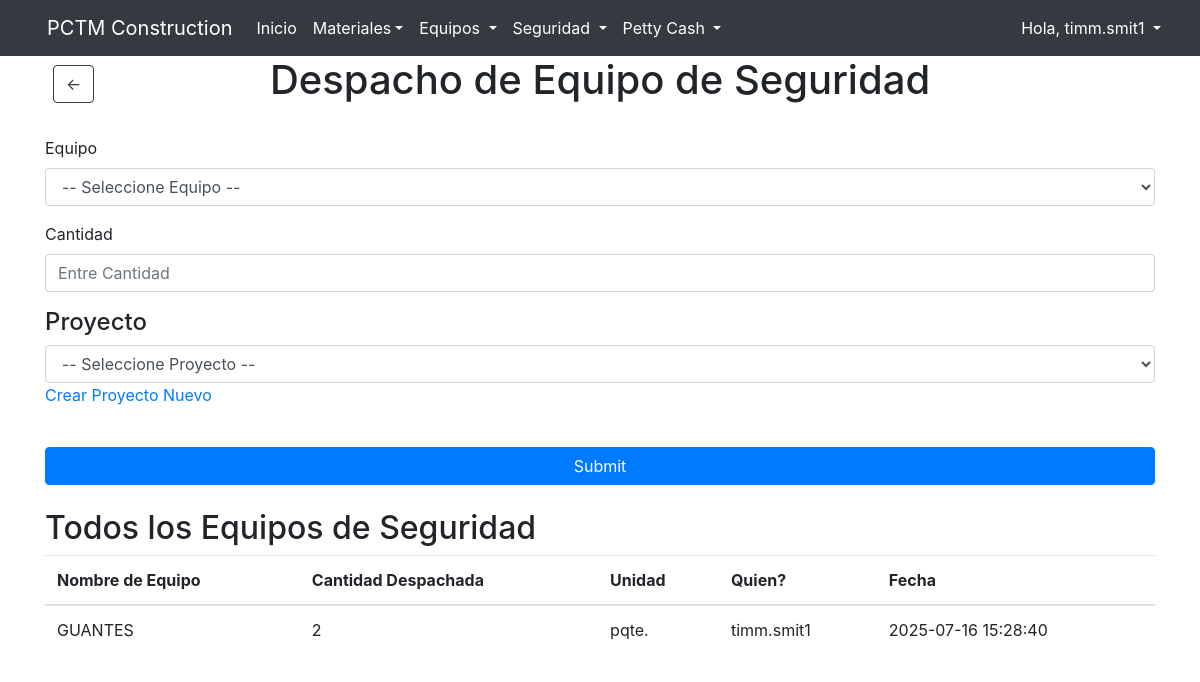
The app's page /equip_seguridad_disp (signed in) with its own data.
### website/models.py (models this page shows)
class User(db.Model, UserMixin):
    id = db.Column(db.Integer, primary_key=True)
    email = db.Column(db.String(150), unique = True)
    username = db.Column(db.String(10), unique = True)
    password = db.Column(db.String(150))
    first_name = db.Column(db.String(150))
    last_name = db.Column(db.String(150))
    group = db.Column(db.String(50), default='standard')

class EquipSeguridadDisp(db.Model):
    id = db.Column(db.Integer, primary_key = True)
    qty = db.Column(db.Integer)
    equip_id = db.Column(db.Integer, db.ForeignKey('equip_seguridad.id'), nullable=False)
    equipseguridad_name = db.relationship('EquipSeguridad', backref='equip_seguridad_disp')
    project_id = db.Column(db.Integer, db.ForeignKey('projects.id'), nullable=False)
    project = db.relationship('Projects', backref='equip_seguridad_disp')
    user_id = db.Column(db.Integer, db.ForeignKey('user.id'))
    user = db.relationship('User', backref = 'equip_seguridad_disp')
    date = db.Column(db.DateTime(timezone=True), default=func.now())

class EquipSeguridad(db.Model):
    id = db.Column(db.Integer, primary_key = True)
    name = db.Column(db.String(50))
    qty = db.Column(db.Integer)
    unit = db.Column(db.String(0))

### website/views.py (the view, shortened to what this page needs)
@views.route('/equip_seguridad_disp', methods=['GET', 'POST'])
@login_required
def equip_seguridad_disp():
    all_equip_seg = EquipSeguridad.query.all()
    all_equip_seg_disp = EquipSeguridadDisp.query.all()
    all_projects = Projects.query.all()
    sorted_dispatches = EquipSeguridadDisp.query.order_by(EquipSeguridadDisp.date.desc()).all()
    return render_template("equip_seg_disp.html", user = current_user, all_equip_seg = all_equip_seg, all_equip_seg_disp = all_equip_seg_disp, all_projects = all_projects, sorted_dispatches = sorted_dispatches)

### website/templates/equip_seg_disp.html (shortened to what this page needs)
{% extends "base.html"%} {% block title %}PCTM Construction{% endblock %}
{% block content %}
<div class="mb-4">
    <div class="position-relative" style="height: 56px;">
      <a href="#"
         onclick="history.go(-1)"
         class="btn btn-outline-dark position-absolute"
         style="top: 50%; left: 0; transform: translateY(-50%); margin-left: 8px;">
        &#8592;
      </a>
      <h1 class="mb-0 position-absolute w-100 text-center"
          style="pointer-events: none;" >
        Despacho de Equipo de Seguridad
      </h1>
    </div>
</div>
<form method="POST">
    <div class="form-group">
        <label for="EquipSegID"> Equipo</label>
        <select name="EquipSegID" id="EquipSegID" class="form-control" required>
          <option value="" disabled selected>-- Seleccione Equipo --</option>
        </select>
    </div>
    <div class="form-group">
        <label for="qty"> Cantidad</label>
        <input
          type="number"
          class="form-control"
          id="qty"
          name="qty"
          placeholder="Entre Cantidad"
        />
      </div>
      <div class="form-group">
        <label for="ProjectID" class="h4"> Proyecto</label>
        <select name="ProjectID" id="ProjectID" class="form-control" required>
         <option value="" disabled selected>-- Seleccione Proyecto --</option>
        </select>
        <a class="link-opacity-75-hover" id="projects" href="/projects">Crear Proyecto Nuevo</a>
      </div>
    <br />
    <button type="submit" class="btn btn-primary btn-block"> Submit</button>
</form>
<br/>
<h2>Todos los Equipos de Seguridad</h2>
<table class="table table-stripped">
    <thead>
        <tr>
            <th>Nombre de Equipo</th>
            <th>Cantidad Despachada</th>
            <th>Unidad</th>
            <th>Quien?</th>
            <th>Fecha</th>
        </tr>
    </thead>
    <tbody>
        {% for equip in sorted_dispatches %}
        <tr>
            <td>{{ equip.equipseguridad_name.name}}</td>
            <td>{{ equip.qty}}</td>
            <td>{{ equip.equipseguridad_name.unit}}</td>
            <td>{{ equip.user.username}}</td>
            <td>{{ equip.date}}</td>
        {% endfor %}
    </tbody>
</table>
  {% endblock %}

### website/templates/base.html (shortened to what this page needs)
<!DOCTYPE html>
<html>
  <head>
    <link
      rel="stylesheet"
      href="https://stackpath.bootstrapcdn.com/bootstrap/4.4.1/css/bootstrap.min.css"
    />
    <link
      rel="stylesheet"
      href="https://stackpath.bootstrapcdn.com/font-awesome/4.7.0/css/font-awesome.min.css"
    />
    <link rel="stylesheet" href="https://cdn.jsdelivr.net/npm/bootstrap-icons@1.11.3/font/bootstrap-icons.min.css">
    <link rel="stylesheet" href="https://stackpath.bootstrapcdn.com/bootstrap/4.5.2/css/bootstrap.min.css">
  </head>
  <body>
    <nav class="navbar navbar-expand-lg navbar-dark bg-dark">
      <div class="container-fluid">
        <div class="d-flex align-items-center">
          <a class="navbar-brand me-2" href="#">PCTM Construction</a>
        </div>
        <div class="collapse navbar-collapse " id="navbar">
          <ul class="navbar-nav w-100 d-flex flex-column flex-lg-row">
            {% if user.is_authenticated %}
            <li class="nav-item">
              <a class="nav-link text-white" id="home" href="/">Inicio</a>
            </li>
            <li class="nav-item dropdown">
              <a class="nav-link dropdown-toggle text-white" id="navbarDropdown" href="#" role="button" data-toggle="dropdown" aria-haspopup="true" aria-expanded="false">Materiales</a>
            </li>
            <li class="nav-item dropdown">
              <a class="nav-link dropdown-toggle text-white" href="#" id="navbarDropdown" role="button" data-toggle="dropdown" aria-haspopup="true" aria-expanded="false">
                Equipos
              </a>
            </li>
            <li class="nav-item dropdown">
              <a class="nav-link dropdown-toggle text-white" href="#" id="navbarDropdown" role="button" data-toggle="dropdown" aria-haspopup="true" aria-expanded="false">
                Seguridad
              </a>
            </li>
            <li class="nav-item dropdown">
              <a class="nav-link dropdown-toggle text-white" href="#" id="navbarDropdown" role="button" data-toggle="dropdown" aria-haspopup="true" aria-expanded="false">
                Petty Cash
              </a>
            </li>
            {% endif %}
          </ul>
          <ul class="navbar-nav ms-auto">
            {% if user.is_authenticated %}
            <li class="nav-item dropdown">
              <a class="nav-link dropdown-toggle text-white" href="#" id="navbarDropdown" role="button" data-toggle="dropdown" aria-haspopup="true" aria-expanded="false">
                Hola, {{ user.username }}
              </a>
            </li>
            {% endif %}
          </ul>
        </div>
      </div>
    </nav>
    <div class="container">{% block content %} {% endblock %}</div>
  </body>
</html>

### records on screen
User: username "timm.smit1"
EquipSeguridadDisp: equipseguridad_name.name "GUANTES", qty "2", equipseguridad_name.unit "pqte.", user.username "timm.smit1", date "2025-07-16 15:28:40"
